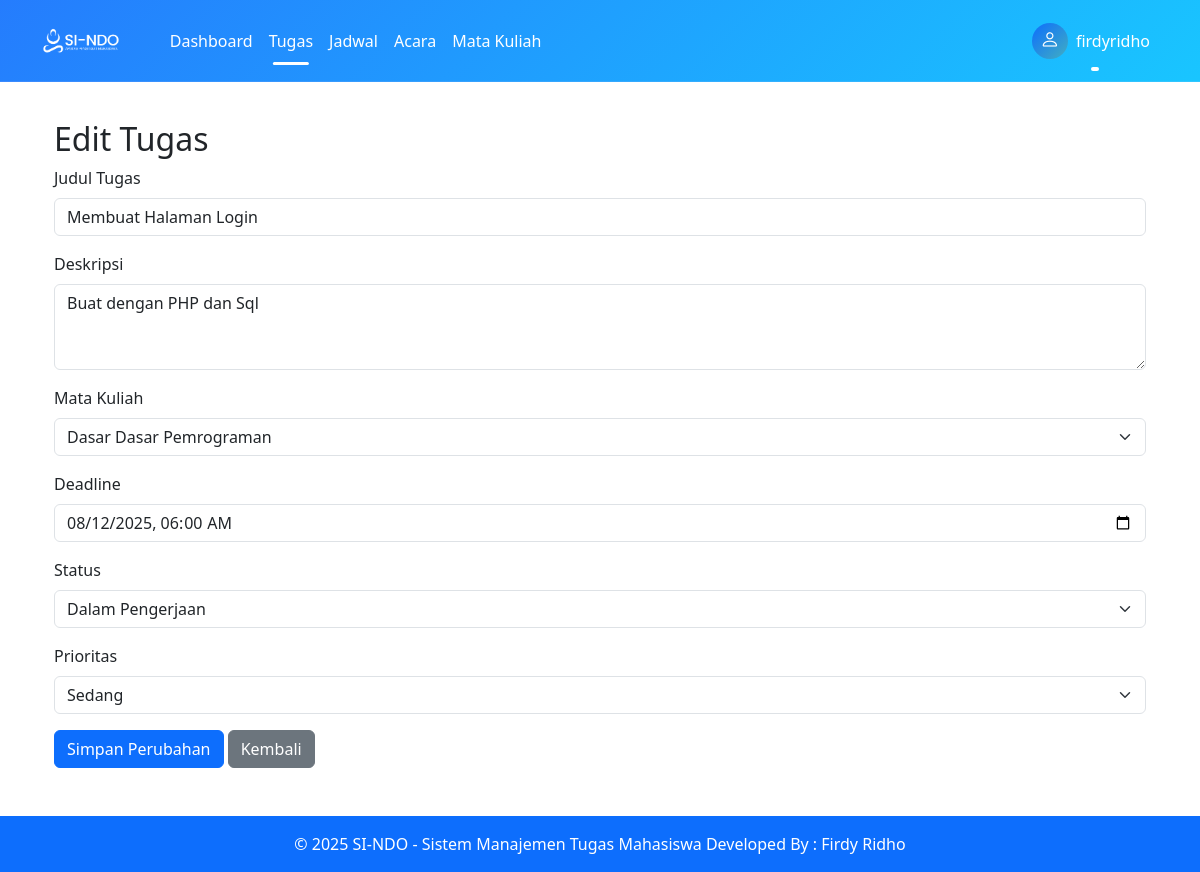
The page /pages/tugas/edit.php?id=1 (signed in) on the database as committed earlier.
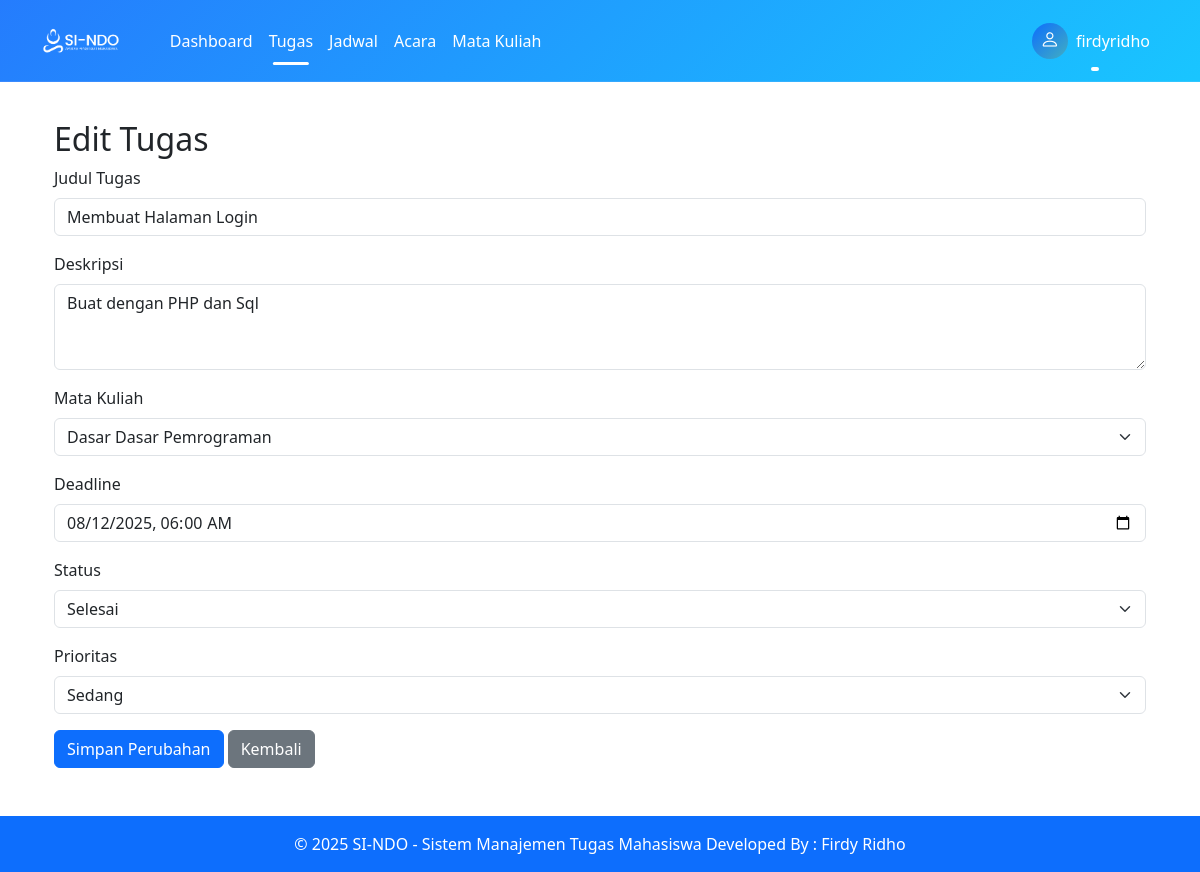
The same page on the database as committed later.
### tables this page shows
CREATE TABLE `tugas` (
  `id` int(11) NOT NULL,
  `judul` varchar(100) NOT NULL,
  `deskripsi` text DEFAULT NULL,
  `mk_id` int(11) NOT NULL,
  `deadline` datetime NOT NULL,
  `status` enum('Belum Dimulai','Dalam Pengerjaan','Selesai') DEFAULT 'Belum Dimulai',
  `prioritas` enum('Rendah','Sedang','Tinggi') DEFAULT 'Sedang',
  `user_id` int(11) NOT NULL,
  `created_at` timestamp NOT NULL DEFAULT current_timestamp()
);

CREATE TABLE `mata_kuliah` (
  `id` int(11) NOT NULL,
  `kode_mk` varchar(20) NOT NULL,
  `nama_mk` varchar(100) NOT NULL,
  `sks` int(11) NOT NULL,
  `dosen` varchar(100) NOT NULL,
  `ruangan` varchar(20) DEFAULT NULL,
  `user_id` int(11) NOT NULL
);

### pages/tugas/edit.php (the view, shortened to what this page needs)
<?php
require_once '../../config/database.php';
$stmt = $pdo->prepare("SELECT * FROM tugas WHERE id = ? AND user_id = ?");
$stmt->execute([$_GET['id'], $_SESSION['user_id']]);
$tugas = $stmt->fetch(PDO::FETCH_ASSOC);
$stmt = $pdo->prepare("SELECT * FROM mata_kuliah WHERE user_id = ?");
$stmt->execute([$_SESSION['user_id']]);
$mata_kuliah = $stmt->fetchAll(PDO::FETCH_ASSOC);
?>
<?php include '../../includes/header.php'; ?>
<div class="container mt-4">
    <h2>Edit Tugas</h2>
    <form method="post">
        <div class="mb-3">
            <label for="judul" class="form-label">Judul Tugas</label>
            <input type="text" class="form-control" id="judul" name="judul" value="<?= htmlspecialchars($tugas['judul']) ?>" required>
        </div>
        <div class="mb-3">
            <label for="deskripsi" class="form-label">Deskripsi</label>
            <textarea class="form-control" id="deskripsi" name="deskripsi" rows="3"><?= htmlspecialchars($tugas['deskripsi']) ?></textarea>
        </div>
        <div class="mb-3">
            <label for="mk_id" class="form-label">Mata Kuliah</label>
            <select class="form-select" id="mk_id" name="mk_id">
                <?php foreach ($mata_kuliah as $mk): ?>
                    <option value="<?= $mk['id'] ?>" <?= $mk['id'] == $tugas['mk_id'] ? 'selected' : '' ?>>
                        <?= htmlspecialchars($mk['nama_mk']) ?>
                    </option>
                <?php endforeach; ?>
            </select>
        </div>
        <div class="mb-3">
            <label for="deadline" class="form-label">Deadline</label>
            <input type="datetime-local" class="form-control" id="deadline" name="deadline"
                   value="<?= date('Y-m-d\TH:i', strtotime($tugas['deadline'])) ?>" required>
        </div>
        <div class="mb-3">
            <label for="status" class="form-label">Status</label>
            <select class="form-select" id="status" name="status">
                <option value="Dalam Pengerjaan" <?= $tugas['status'] == 'Dalam Pengerjaan' ? 'selected' : '' ?>>Dalam Pengerjaan</option>
                <option value="Selesai" <?= $tugas['status'] == 'Selesai' ? 'selected' : '' ?>>Selesai</option>
            </select>
        </div>
        <div class="mb-3">
            <label for="prioritas" class="form-label">Prioritas</label>
            <select class="form-select" id="prioritas" name="prioritas">
                <option value="Sedang" <?= $tugas['prioritas'] == 'Sedang' ? 'selected' : '' ?>>Sedang</option>
            </select>
        </div>
        <button type="submit" class="btn btn-primary">Simpan Perubahan</button>
        <a href="index.php" class="btn btn-secondary">Kembali</a>
    </form>
</div>
<?php include '../../includes/footer.php'; ?>

Rows that differ between the two databases and show on the page:
changed tugas "Membuat Halaman Login": status "Dalam Pengerjaan" → "Selesai"
